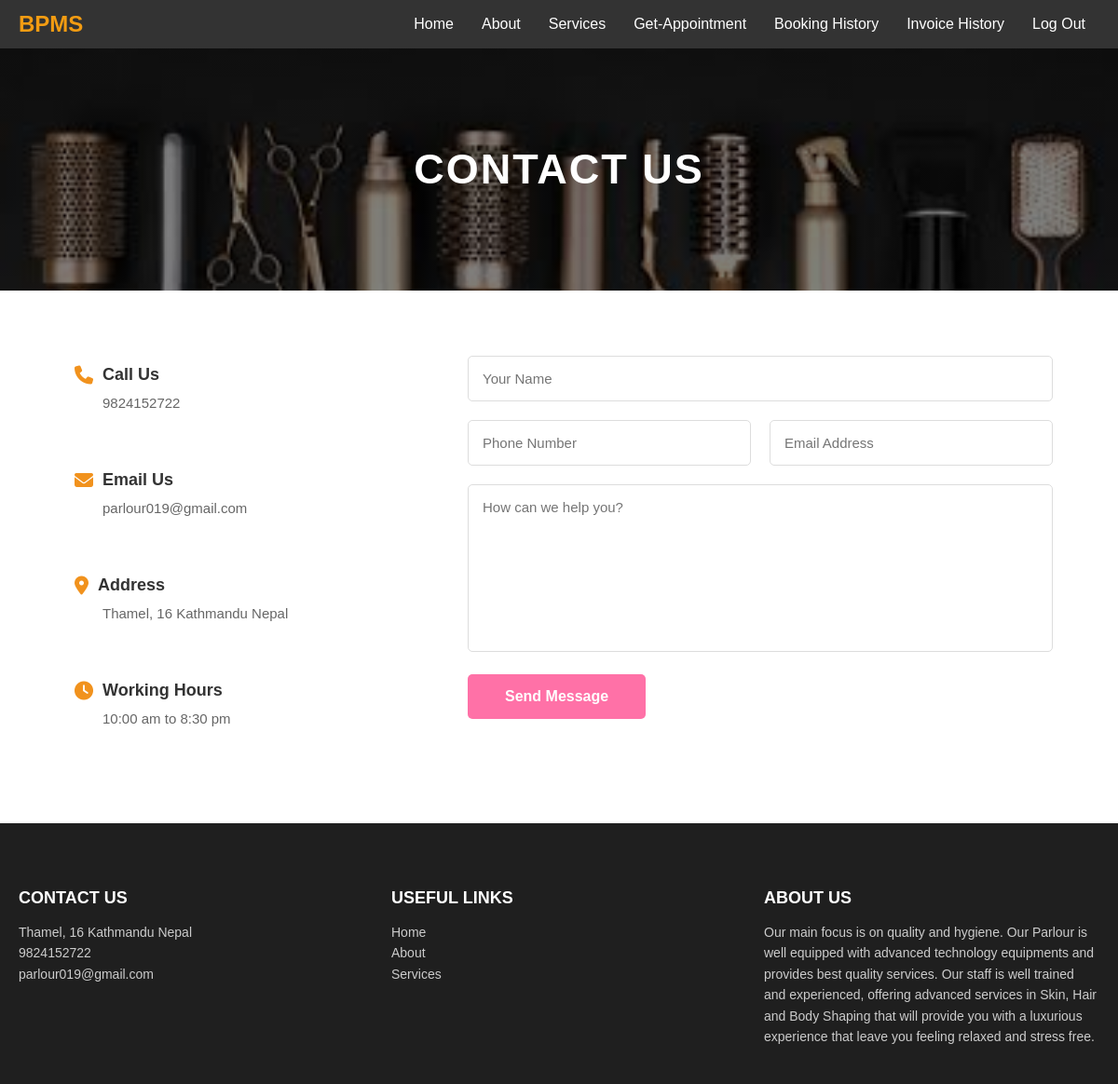
Screenshot of /user/contact.php with the database file from the repository.
### tables this page shows
CREATE TABLE `tblpages` (
  `ID` int(11) NOT NULL,
  `PageType` varchar(50) DEFAULT NULL,
  `PageTitle` varchar(200) DEFAULT NULL,
  `Email` varchar(200) DEFAULT NULL,
  `MobileNumber` bigint(12) DEFAULT NULL,
  `Timing` varchar(200) DEFAULT NULL,
  `PageDescription` mediumtext DEFAULT NULL
);

CREATE TABLE `about_settings` (
  `id` int(11) NOT NULL,
  `page_title` varchar(255) DEFAULT NULL,
  `page_description` text DEFAULT NULL
);

### user/contact.php (the view, shortened to what this page needs)
<?php
include('include/dbconnection.php');
$ret = mysqli_query($con, "SELECT * FROM tblpages WHERE PageType='contactus'");
$row = mysqli_fetch_array($ret);
?>
<!DOCTYPE html>
<html lang="en">
<head>
    <link rel="stylesheet" href="style33.css">
    <link rel="stylesheet" href="include/header.css">
    <link rel="stylesheet" href="include/footer.css">
    <link rel="stylesheet" href="https://cdnjs.cloudflare.com/ajax/libs/font-awesome/6.6.0/css/all.min.css">
</head>
<body>
<?php include('include/header.php'); ?>
<div class="banner">
    <div class="banner-content">
        <h1><?php echo $row['PageTitle']; ?></h1>
    </div>
</div>
<section class="contact-section">
    <div class="contact-info">
        <div class="box">
            <h3><i class="fa fa-phone" style="color:#f1921d;"></i> Call Us</h3>
            <p><?php echo $row['MobileNumber']; ?></p>
        </div>
        <div class="box">
            <h3><i class="fa fa-envelope" style="color:#f1921d;"></i> Email Us</h3>
            <p><?php echo $row['Email']; ?></p>
        </div>
        <div class="box">
            <h3><i class="fa fa-map-marker-alt" style="color:#f1921d;"></i> Address</h3>
            <p><?php echo $row['PageDescription']; ?></p>
        </div>
        <div class="box">
            <h3><i class="fa fa-clock" style="color:#f1921d;"></i> Working Hours</h3>
            <p><?php echo $row['Timing']; ?></p>
        </div>
    </div>
    <form class="contact-form" method="POST">
        <div class="row">
            <input type="text" name="name" placeholder="Your Name" required>
        </div>
        <div class="row">
            <input type="text" name="phone" placeholder="Phone Number" required>
            <input type="email" name="email" placeholder="Email Address" required>
        </div>
        <textarea name="message" placeholder="How can we help you?" required></textarea>
        <button type="submit" name="submit">Send Message</button>
    </form>
</section>
<?php include ('include/footer.php'); ?>
</body>
</html>

### user/include/footer.php
<?php
$con = mysqli_connect("localhost", "root", "", "pms_db");
$res_contact = mysqli_query($con, "SELECT * FROM tblpages WHERE PageType='contactus'");
$foot_contact = mysqli_fetch_array($res_contact);
$res_about = mysqli_query($con, "SELECT * FROM about_settings WHERE id=1");
$foot_about = mysqli_fetch_array($res_about);
?>
<footer class="footer">
  <div class="footer-container">
    <div class="footer-section">
      <h3>Contact Us</h3>
      <p><?php echo $foot_contact['PageDescription']; ?></p>
      <p><?php echo $foot_contact['MobileNumber']; ?></p>
      <p><?php echo $foot_contact['Email']; ?></p>
    </div>
    <div class="footer-section">
      <h3>Useful Links</h3>
      <ul>
        <li><a href="dashboard.php">Home</a></li>
        <li><a href="aboutus.php">About</a></li>
        <li><a href="services.php">Services</a></li>
      </ul>
    </div>
    <div class="footer-section">
      <h3><?php echo $foot_about['page_title'] ?? 'About Us'; ?></h3>
      <p><?php echo $foot_about['page_description'] ?? 'Default about text...'; ?></p>
    </div>
  </div>
  </footer>

### user/style33.css (style rules this page uses)
* { margin: 0; padding: 0; box-sizing: border-box; font-family: 'Poppins', sans-serif; }
.banner { background: linear-gradient(rgba(0,0,0,0.5), rgba(0,0,0,0.5)), url("images/back-about.jpeg") center/cover no-repeat; height: 260px; display: flex; justify-content: center; align-items: center; text-align: center; }
.banner-content h1 { color: white; font-size: 45px; font-weight: 700; text-transform: uppercase; letter-spacing: 2px; }
.contact-section { width: 90%; max-width: 1200px; margin: 60px auto; display: grid; grid-template-columns: 35% 60%; gap: 5%; align-items: start; }
.contact-info .box { background: #fff; padding: 20px; margin-bottom: 20px; border-radius: 8px; transition: 0.3s; }
.contact-info h3 { font-size: 18px; color: #333; margin-bottom: 8px; display: flex; align-items: center; gap: 10px; }
.contact-info h3 i { color: #ff71a7; font-size: 20px; }
.contact-info p { color: #666; line-height: 1.6; font-size: 15px; padding-left: 30px; }
.contact-form { background: #fff; padding: 10px; }
.contact-form .row { display: flex; gap: 20px; margin-bottom: 20px; }
.contact-form input, .contact-form textarea { width: 100%; padding: 15px; border: 1px solid #ddd; border-radius: 5px; outline: none; font-size: 15px; transition: border-color 0.3s; }
.contact-form textarea { height: 180px; resize: none; margin-bottom: 20px; }
.contact-form button { background: #ff71a7; color: white; padding: 15px 40px; border: none; border-radius: 5px; cursor: pointer; font-size: 16px; font-weight: 600; transition: 0.3s; }

### user/include/footer.css (style rules this page uses)
.footer { background-color: #1f1f1f; color: #fff; padding: 50px 0 20px; font-family: 'Poppins', sans-serif; }
.footer-container { display: flex; justify-content: space-around; flex-wrap: wrap; max-width: 1200px; margin: auto; }
.footer-section { flex: 1; margin: 20px; min-width: 250px; }
.footer-section h3 { font-size: 18px; margin-bottom: 15px; color: #fff; text-transform: uppercase; }
.footer-section p, .footer-section a { font-size: 14px; color: #ccc; line-height: 1.6; }
.footer-section a { text-decoration: none; }
.footer-section ul { list-style: none; padding: 0; }

### rows the page displays
tblpages: PageTitle "CONTACT US", MobileNumber "9824152722", Email "parlour019@gmail.com", PageDescription "Thamel, 16 Kathmandu Nepal", Timing "10:00 am to 8:30 pm"
about_settings: page_title "ABOUT US", page_description "Our main focus is on quality and hygiene. Our Parlour is well equipped with advanced technology equipments and provides best quality services. Our staff is well trained and experienced, offering advanced services in Skin, Hair and Body Shaping that will provide you with a luxurious experience that leave you feeling relaxed and stress free."
